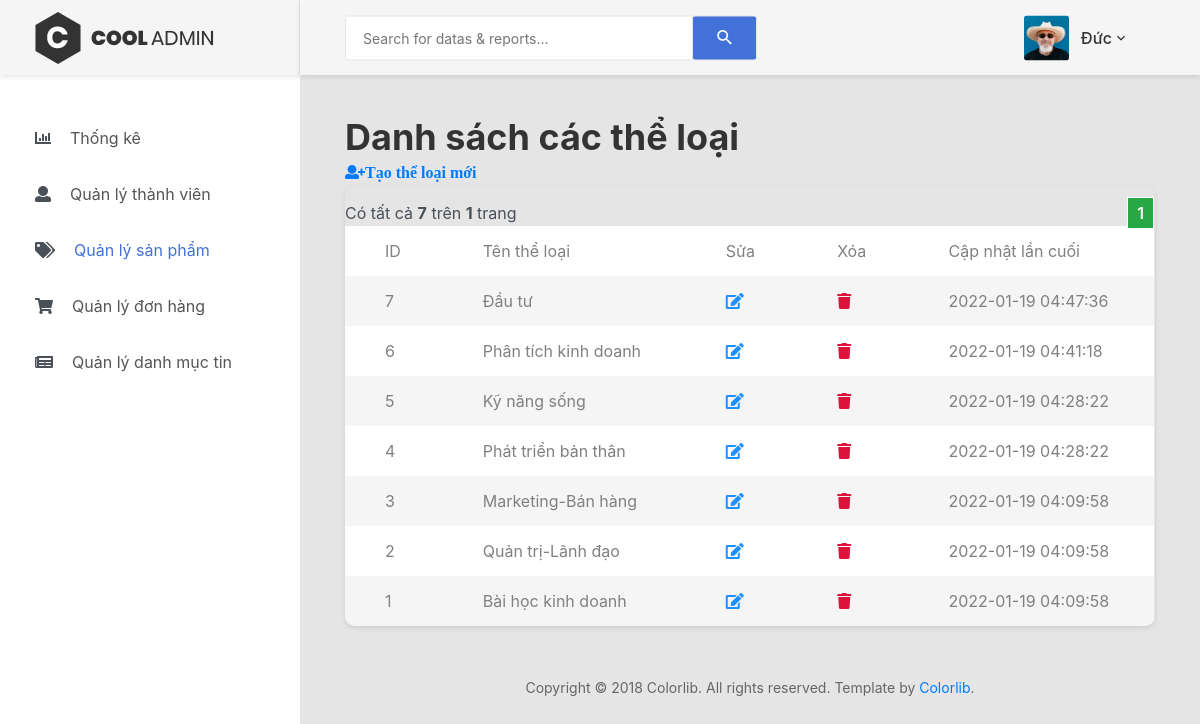
/admin/genres.php (signed in), run on the app's committed database.
### tables this page shows
CREATE TABLE `genres` (
  `id` int(11) NOT NULL,
  `name` varchar(255) NOT NULL,
  `last_updated` datetime NOT NULL
);

### admin/genres.php (the view, shortened to what this page needs)
<?php
    include 'header.php';
     ?>
   <body>
        <?php if (empty($_SESSION['current_user'])) { ?>
            <a href="login.php">Đăng nhập để vào trang Admin</a>
            <?php
         } else {
        include 'menu_sidebar.php';
        ?>
        <div class="page-container">
    <?php include 'admin_navbar.php'; ?>
    <?php
        include '../connect_db.php';
        $item_per_page = (!empty($_GET['per_page'])) ? $_GET['per_page'] : 8;
        $current_page = (!empty($_GET['page'])) ? $_GET['page'] : 1;
        $offset = ($current_page - 1) * $item_per_page;
        $result = mysqli_query($con, "SELECT * FROM genres ORDER BY `id` DESC LIMIT " . $item_per_page . " OFFSET " . $offset);
        ?>
            <div class="main-content">
                <div class="section__content section__content--p30">
                    <div class="container-fluid">
                        <div class="row">
                             <div class="col-xl-12">
                                    <h1>Danh sách các thể loại</h1>
                                    <a class="fa fa-user-plus" href="./genres_create.php">Tạo thể loại mới</a>
                                <div class="table-responsive table--no-card m-b-30">
                            <?php
                            include './pagination.php';
                            ?>
                                    <table class="table table-borderless table-striped table-earning">
                                        <tr>
                                            <td>ID</td>
                                            <td>Tên thể loại</td>
                                            <td>Sửa</td>
                                            <td>Xóa</td>
                                            <td>Cập nhật lần cuối</td>
                                        </tr>
                                        <?php
                                        while ($row = mysqli_fetch_array($result)) {
                                            ?>
                                            <tr>
                                                <td><?= $row['id'] ?></td>
                                                <td><?= $row['name'] ?></td>
                                                <td><a class="fa fa-edit" href="./genres_edit.php?id=<?= $row['id'] ?>" style="color:dodgerblue"></a></td>
                                                <td><a class="fa fa-trash" href="./genres_delete.php?id=<?= $row['id'] ?>" style="color:crimson"></a></td>
                                                <td><?= $row['last_updated'] ?></td>
                                            </tr>
                                        <?php } ?>
                                    </table>
                                </div>
                                </div>
                            </div>
                        <div class="row">
                            <div class="col-md-12">
                                <div class="copyright">
                                    <p>Copyright © 2018 Colorlib. All rights reserved. Template by <a href="https://colorlib.com">Colorlib</a>.</p>
                                </div>
                            </div>
                        </div>
                    </div>
                </div>
            </div>
        </div>
    <?php } ?>
</body>
</html>

### admin/genres.php (style rules this page uses)
* { margin: 0; padding: 0; box-sizing: border-box; font-family: -apple-system,BlinkMacSystemFont,"Segoe UI",Roboto,"Helvetica Neue",Arial,sans-serif,"Apple Color Emoji","Segoe UI Emoji","Segoe UI Symbol","Noto Color Emoji"; color: #495057; }

### data on the page
genres: id "7", name "Đầu tư", last_updated "2022-01-19 04:47:36"
genres: id "6", name "Phân tích kinh doanh", last_updated "2022-01-19 04:41:18"
genres: id "5", name "Kỹ năng sống", last_updated "2022-01-19 04:28:22"
genres: id "4", name "Phát triển bản thân", last_updated "2022-01-19 04:28:22"
genres: id "3", name "Marketing-Bán hàng", last_updated "2022-01-19 04:09:58"
genres: id "2", name "Quản trị-Lãnh đạo", last_updated "2022-01-19 04:09:58"
genres: id "1", name "Bài học kinh doanh", last_updated "2022-01-19 04:09:58"

### other printed values
$currentUser['last_name'] "Đức"
$totalRecords "7"
$totalPages "1"
